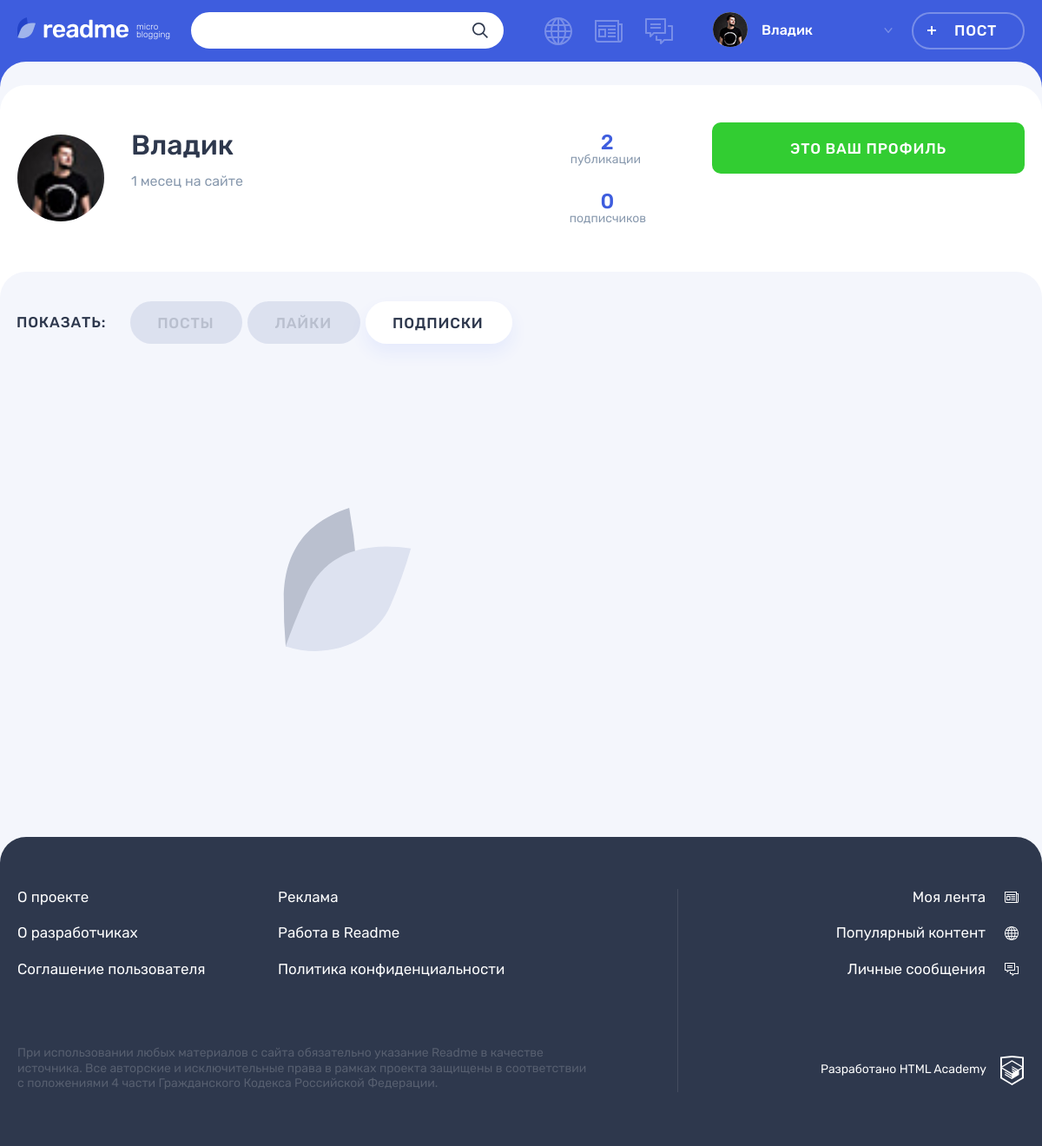
/profile.php?active_tab=subscriptions (signed in), run on the app's committed database.
### tables this page shows
CREATE TABLE users (
id INT UNSIGNED AUTO_INCREMENT PRIMARY KEY,
registration_date TIMESTAMP DEFAULT CURRENT_TIMESTAMP,
email VARCHAR(128) NOT NULL UNIQUE,
login VARCHAR(128) NOT NULL UNIQUE,
password VARCHAR(128) NOT NULL,
avatar VARCHAR(128) NOT NULL
);

### db_requests.php (called while the page is built, shortened)
<?php
function get_data($link, $sql)
{
    $result = mysqli_query($link, $sql);
    $result = mysqli_fetch_all($result, MYSQLI_ASSOC);
    return $result;
}
function get_profile_data($link, $profile_id, $user_id)
{
    $sql = "SELECT DISTINCT u.id, u.login, u.avatar, IFNULL(COUNT(p.user_id), 0) AS user_posts,
    u.registration_date,
    IFNULL((SELEct COUNT(*) FROM subscriptions sub WHERE sub.userto_id = u.id), 0) AS user_subs,
    IFNULL((SELEct COUNT(*) FROM subscriptions subs WHERE subs.userto_id = u.id AND subs.user_id = $user_id), 0) AS is_subscribed
    FROM users u
    JOIN posts p ON p.user_id = u.id
    WHERE u.id = $profile_id";
    return get_data($link, $sql)[0];
}

### templates/profile-template.php (the view, shortened to what this page needs)
<div class="profile profile--default">
    <div class="profile__user-wrapper">
        <div class="profile__user user container">
            <div class="profile__user-info user__info">
                <div class="profile__avatar user__avatar">
                    <img class="profile__picture user__picture" width="100px"
                         src="userpics/<?= anti_xss($profile_info['avatar']) ?>" alt="Аватар пользователя">
                </div>
                <div class="profile__name-wrapper user__name-wrapper">
                    <span
                        class="profile__name user__name"><?= get_profile_name_with_br(anti_xss($profile_info['login'])) ?></span>
                    <?php $profile__registration_date = new DateTime($profile_info['registration_date']); ?>
                    <time class="profile__user-time user__time"
                          title="<?= $profile__registration_date->format('d.m.Y H:i') ?>"
                          datetime="<?= $profile__registration_date->format('Y-m-d H:i:s') ?>"><?= time_ago($profile__registration_date,
                            " на сайте") ?></time>
                </div>
            </div>
            <div class="profile__rating user__rating">
                <p class="profile__rating-item user__rating-item user__rating-item--publications">
                    <span class="user__rating-amount"><?= $profile_info['user_posts'] ?></span>
                    <span class="profile__rating-text user__rating-text"><?= plural_form($profile_info['user_posts'],
                            array('публикация', 'публикации', 'публикаций')) ?></span>
                </p>
                <p class="profile__rating-item user__rating-item user__rating-item--subscribers">
                    <span class="user__rating-amount"><?= $profile_info['user_subs'] ?></span>
                    <span class="profile__rating-text user__rating-text"><?= plural_form($profile_info['user_subs'],
                            array('подписчик', 'подписчика', 'подписчиков')) ?></span>
                </p>
            </div>
            <div class="profile__user-buttons user__buttons">
                <?php if ((int)$profile_info['is_subscribed'] === 1): ?>
                    <a class="profile__user-button user__button user__button--subscription button button--main button--quartz"
                       href="subscription.php?user_id=<?= $profile_info['id'] ?>">Отписаться</a>
                    <a class="profile__user-button user__button user__button--writing button button--green"
                       href="messages.php?receiver_id=<?= $profile_info['id'] ?>">Сообщение</a>
                <?php elseif ($profile_info['id'] === $user_data['id']): ?>
                    <a class="profile__user-button user__button user__button--subscription button button--main"
                       style="background-color:limegreen;" type="button">Это ваш профиль</a>
                <?php else: ?>
                    <a class="profile__user-button user__button user__button--subscription button button--main"
                       href="subscription.php?user_id=<?= $profile_info['id'] ?>">Подписаться</a>
                <?php endif ?>
            </div>
        </div>
    </div>
    <div class="profile__tabs-wrapper tabs">
        <div class="container">
            <div class="profile__tabs filters">
                <b class="profile__tabs-caption filters__caption">Показать:</b>
                <ul class="profile__tabs-list filters__list tabs__list">
                    <li class="profile__tabs-item filters__item">
                        <a class="profile__tabs-link filters__button tabs__item <?= ($active_tab === 'posts') ? 'filters__button--active tabs__item--active button' : ""; ?>"
                           href="profile.php?active_tab=posts">Посты</a>
                    </li>
                    <li class="profile__tabs-item filters__item">
                        <a class="profile__tabs-link filters__button tabs__item button <?= ($active_tab === 'likes') ? 'filters__button--active tabs__item--active button' : ""; ?>"
                           href="profile.php?active_tab=likes">Лайки</a>
                    </li>
                    <li class="profile__tabs-item filters__item">
                        <a class="profile__tabs-link filters__button tabs__item button <?= ($active_tab === 'subscriptions') ? 'filters__button--active tabs__item--active button' : ""; ?>"
                           href="profile.php?active_tab=subscriptions">Подписки</a>
                    </li>
                </ul>
            </div>
            <div class="profile__tab-content">
                <?= $profile_tab ?>
            </div>
        </div>
    </div>
</div>

### functions.php (shortened to what this page needs)
<?php
function include_template($name, $data)
{
    $name = 'templates/'.$name;
    extract($data);
    require $name;
    $result = ob_get_clean();
    return $result;
}
function anti_xss($user_content)
{
    return htmlspecialchars($user_content, ENT_QUOTES);
}
function time_ago($post_upload_time, $ago_text = " назад")
{
    $interval = $post_upload_time->diff(new DateTime('now'));
    $months = (int)$interval->format('%m');
    $days = (int)$interval->format('%d');
    $hours = (int)$interval->format('%H');
    $minutes = (int)$interval->format('%i');
    $years = (int)$interval->format('%Y');
    $ago = 0;
    if ($years !== 0) {
        $years = floor($years);
        $ago = $years.' '.plural_form($years, array('год', 'года', 'лет')).$ago_text;
    } elseif ($months !== 0) {
        $months = floor($months);
        $ago = $months.' '.plural_form($months, array('месец', 'месеца', 'месецев')).$ago_text;
    } elseif ($days > 7 && $days < 35) {
        $week = floor($days / 7);
        $ago = $week.' '.plural_form($week, array('неделю', 'недели', 'недель')).$ago_text;
    } elseif ($days !== 0) {
        $ago = $days.' '.plural_form($days, array('день', 'дня', 'дней')).$ago_text;
    } elseif ($hours !== 0) {
        $hours = floor($hours);
        $ago = $hours.' '.plural_form($hours, array('час', 'часа', 'часов')).$ago_text;
    } elseif ($minutes !== 0) {
        $ago = $minutes.' '.plural_form($minutes, array('минуту', 'минуты', 'минут')).$ago_text;
    } else {
        $ago = 'меньше минуты назад';
    }
    return $ago;
}
function plural_form($n, $forms)
{
    return $n % 10 === 1 && $n % 100 !== 11 ? $forms[0] : ($n % 10 >= 2 && $n % 10 <= 4 && ($n % 100 < 10 || $n % 100 >= 20) ? $forms[1] : $forms[2]);
}
function get_profile_name_with_br($name)
{
    return implode('<br>', explode(" ", $name));
}

### templates/layout.php (shortened to what this page needs)
<!DOCTYPE html>
<html lang="ru">
<head>
    <link rel="stylesheet" href="css/main.css">
</head>
<body class="page">
<header class="header">
    <div class="header__wrapper container">
        <div class="header__logo-wrapper">
            <a class="header__logo-link" href="index.php">
                <img class="header__logo" src="img/logo.svg" alt="Логотип readme" width="128" height="24">
            </a>
            <p class="header__topic">
                micro blogging
            </p>
        </div>
        <?php if ($title !== 'Readme: Регистрация'): ?>
            <form class="header__search-form form" action="search.php" method="get">
                <div class="header__search">
                    <input class="header__search-input form__input" type="search" name="search_request"
                           id="search_request">
                    <button class="header__search-button button" type="submit">
                        <svg class="header__search-icon" width="18" height="18">
                            <use xlink:href="#icon-search"></use>
                        </svg>
                    </button>
                </div>
            </form>
        <?php endif ?>
        <div class="header__nav-wrapper">
            <nav class="header__nav">
                <?php if ($_SERVER['REQUEST_URI'] !== '/registration.php'): ?>
                    <ul class="header__my-nav">
                        <li class="header__my-page header__my-page--popular">
                            <a class="header__page-link <?= ($active_page === 'popular') ? 'header__page-link--active' : "" ?>"
                               title="Популярный контент" href="popular.php?type=all">
                            </a>
                        </li>
                        <li class="header__my-page header__my-page--feed">
                            <a class="header__page-link <?= ($active_page === 'feed') ? 'header__page-link--active' : "" ?>"
                               href="feed.php" title="Моя лента">
                            </a>
                        </li>
                        <li class="header__my-page header__my-page--messages">
                            <a class="header__page-link <?= ($active_page === 'messages') ? 'header__page-link--active' : "" ?>"
                               href="messages.php" title="Личные сообщения">
                            </a>
                        </li>
                    </ul>
                    <ul class="header__user-nav">
                        <li class="header__profile">
                            <a class="header__profile-link" href="#">
                                <div class="header__avatar-wrapper">
                                    <img class="header__profile-avatar"
                                         src="userpics/<?= anti_xss($user_data['avatar']) ?>" alt="Аватар профиля">
                                </div>
                                <div class="header__profile-name">
                                        <span>
                                            <?= anti_xss($user_data['login']) ?>
                                        </span>
                                    <svg class="header__link-arrow" width="10" height="6">
                                        <use xlink:href="#icon-arrow-right-ad"></use>
                                    </svg>
                                </div>
                            </a>
                        </li>
                        <li>
                            <a class="header__post-button button button--transparent" href="add.php">Пост</a>
                        </li>
                    </ul>
                <?php endif; ?>
            </nav>
        </div>
    </div>
</header>
<section class="page__main page__main--popular">
    <?= $content ?>
</section>
<footer class="footer">
    <div class="footer__wrapper">
        <div class="footer__container container">
            <div class="footer__site-info">
                <div class="footer__site-nav">
                    <ul class="footer__info-pages">
                        <li class="footer__info-page">
                            <a class="footer__page-link" href="#">О проекте</a>
                        </li>
                        <li class="footer__info-page">
                            <a class="footer__page-link" href="#">Реклама</a>
                        </li>
                        <li class="footer__info-page">
                            <a class="footer__page-link" href="#">О разработчиках</a>
                        </li>
                        <li class="footer__info-page">
                            <a class="footer__page-link" href="#">Работа в Readme</a>
                        </li>
                        <li class="footer__info-page">
                            <a class="footer__page-link" href="#">Соглашение пользователя</a>
                        </li>
                        <li class="footer__info-page">
                            <a class="footer__page-link" href="#">Политика конфиденциальности</a>
                        </li>
                    </ul>
                </div>
                <p class="footer__license">
                    При использовании любых материалов с сайта обязательно указание Readme в качестве источника. Все
                    авторские и исключительные права в рамках проекта защищены в соответствии с положениями 4 части
                    Гражданского Кодекса Российской Федерации.
                </p>
            </div>
            <div class="footer__my-info">
                <ul class="footer__my-pages">
                    <li class="footer__my-page footer__my-page--feed">
                        <a class="footer__page-link" href="feed.php">Моя лента</a>
                    </li>
                    <li class="footer__my-page footer__my-page--popular">
                        <a class="footer__page-link" href="popular.php">Популярный контент</a>
                    </li>
                    <li class="footer__my-page footer__my-page--messages">
                        <a class="footer__page-link" href="messages.php">Личные сообщения</a>
                    </li>
                </ul>
                <div class="footer__copyright">
                    <a class="footer__copyright-link" href="#">
                        <span>Разработано HTML Academy</span>
                        <svg class="footer__copyright-logo" width="27" height="34">
                            <use xlink:href="#icon-htmlacademy"></use>
                        </svg>
                    </a>
                </div>
            </div>
        </div>
    </div>
</footer>
</body>
</html>

### data on the page
users: avatar (picture), login "Владик", registration_date "1 месец на сайте"

### other printed values
$profile_info['user_posts'] "2"
$profile_info['user_subs'] "0"
